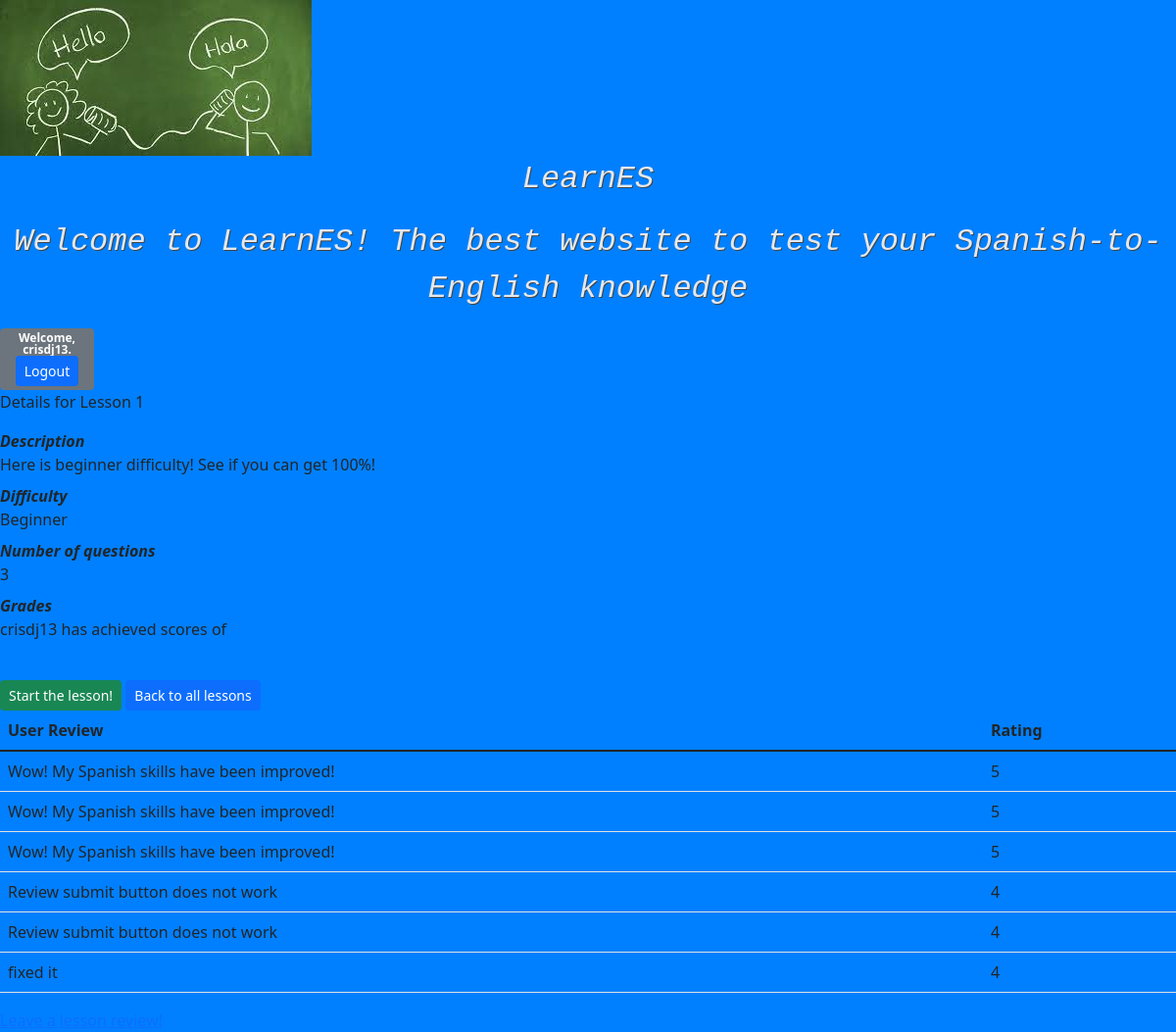
The app's page /lessons/1/ (signed in) with its own data.
### learnES/models.py (models this page shows, shortened)
class Lesson(models.Model):
  level = models.IntegerField(blank=False, default=0, validators=[MinValueValidator(1), MaxValueValidator(3)])
  description = models.CharField(max_length=300, null=True)
  number_of_questions = models.IntegerField(default=1)
  difficulty= models.CharField(max_length=50, blank=False)

class Review(models.Model):
    stars = models.IntegerField(blank=False,validators=[MinValueValidator(1),MaxValueValidator(5)])
    review = models.TextField()
    lesson = models.ForeignKey(Lesson, models.CASCADE)
    user = models.ForeignKey(auth_models.User, models.CASCADE)

### learnES/views.py (the view)
# urls.py: path('lessons/<int:lesson_pk>/', detail, name='lesson-detail'),
@login_required
def detail(request, lesson_pk):
    lesson = get_object_or_404(Lesson, pk=lesson_pk)
    questions = lesson.question_set.all()
    grade = lesson.grade_set.all()
    if grade.exists():
        grade = grade.first().score
    else:
        grade = 0
    print(grade)
    context = {"lesson": lesson, "questions": questions, "grade": grade}
    return render(request, "lessons/details.html", context)

### learnES/templates/lessons/details.html (shortened to what this page needs)
{% extends 'base.html' %}
{% block content %}
{% load static %}
 <link href="https://cdn.jsdelivr.net/npm/bootstrap@5.1.3/dist/css/bootstrap.min.css" rel="stylesheet">
    <link rel="stylesheet" href="{% static 'index.css' %}">
  <p >Details for Lesson {{lesson.level}}</p>
<dl>
    <dt ><i>Description</i></dt><dd >{{lesson.description}}</dd>
    <dt ><i>Difficulty</i></dt><dd >{{lesson.difficulty}}</dd>
    <dt ><i>Number of questions</i></dt><dd>{{lesson.number_of_questions}}</dd>
    <dt > <i>Grades</i></dt>
    <dd >{{user.username}} has achieved scores of </dd>
</dl>
<br>
<div>
<a class="btn btn-sm btn-success" href="{% url 'lesson-start' lesson.id %}"> Start the lesson!</a>
<a class="btn btn-sm btn-primary" href="{% url 'lessons' %}">Back to all lessons</a>
</div>
<section>
<table class="table">
    <thead>
        <th>User Review</th>
        <th>Rating</th>
    </thead>
    <tbody>
      {% for review in lesson.review_set.all %}
        <tr>
          <td>{{review.review}}</td>
          <td>{{review.stars}}</td>
        </tr>
      {% endfor %}
    </tbody>
</table>
<a class="review button" href="{%url 'createreview' lesson.id %}"> Leave a lesson review! </a>
</section>
{% endblock %}

### learnES/templates/base.html (shortened to what this page needs)
{% load static %}
<!DOCTYPE html>
<html>
  <head>
    <link href="https://cdn.jsdelivr.net/npm/bootstrap@5.1.3/dist/css/bootstrap.min.css" rel="stylesheet">
    <link rel="stylesheet" href="{% static 'base.css' %}">
    <img src="{% static 'learnes.jpeg' %}">
  </head>
  <body>
    <header>
      <p class="text"><i>LearnES </i></p>
      <p class="text"> <i>Welcome to LearnES! The best website to test your Spanish-to-English knowledge </i> </p>
      <div class="badge bg-secondary text-wrap" style="width: 6rem;">
      Welcome, {{ user.username }}. <a class="btn btn-sm btn-primary" href="{% url 'logout' %}">Logout</a>
      </div>
    <br>
    </header>
    {% block content %}
    {% endblock %}
  </body>
</html>

### learnES/static/base.css (style rules this page uses)
body { background-color: slategray; }
.text { color: #e3e8ee; font: w3-monospace; text-shadow:1px 1px 0 #444; font-size: xx-large; font-family: "Lucida Console", "Courier New", monospace; position: relative; text-align: center; }
.button { transition-duration: 0.4s; }

### learnES/static/index.css (style rules this page uses)
body { background-color: #0080ff; }

### records on screen
Lesson: level "1", description "Here is beginner difficulty! See if you can get 100%!", difficulty "Beginner", number_of_questions "3"
Review: review "Wow! My Spanish skills have been improved!", stars "5"
Review: review "Wow! My Spanish skills have been improved!", stars "5"
Review: review "Wow! My Spanish skills have been improved!", stars "5"
Review: review "Review submit button does not work", stars "4"
Review: review "Review submit button does not work", stars "4"
Review: review "fixed it", stars "4"

### other values on screen
{{ user.username }} "crisdj13"
